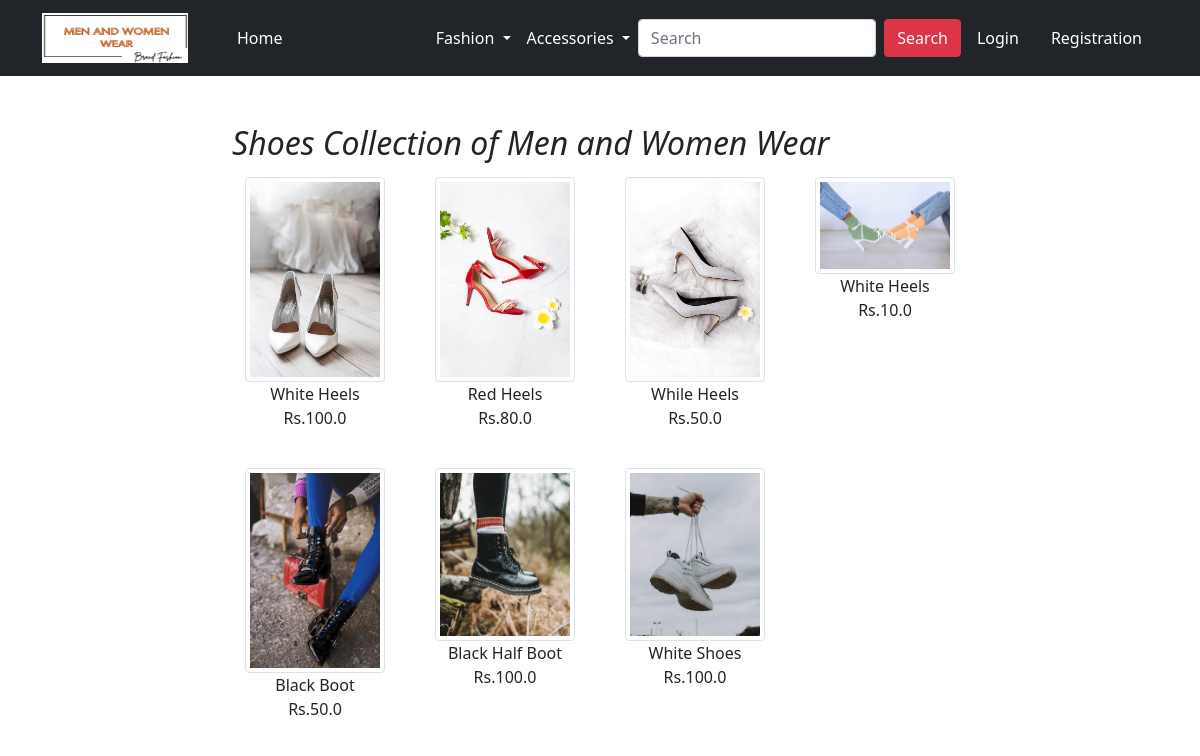
/shoes/, run on the app's committed database.
### app/models.py (models this page shows, shortened)
class Product(models.Model):
    title = models.CharField(max_length=100)
    price = models.FloatField()
    discounted_price = models.FloatField()
    description = models.TextField()
    category = models.CharField(choices = CATEGORY_CHOICES, max_length=2)
    product_image = models.ImageField(upload_to='productimg')

### app/views.py (the view)
# urls.py: path('shoes/', views.shoes, name='shoes'),
def shoes(request):
    totalitem = 0
    shoes = Product.objects.filter(category = 'S')
    if request.user.is_authenticated:
             totalitem = len(Cart.objects.filter(user=request.user))
    return render(request, 'app/shoes.html',{'shoes':shoes, 'totalitem':totalitem})

### app/templates/app/shoes.html (shortened to what this page needs)
{% extends 'app/base.html' %}
{% load static %}
{% block main-content %}
<div class="container my-5">
 <div class="row">
  <div class="col-sm-2">
  </div>
  <div class="col-sm-8">
      <div class="row">
        <h2 font-size="20px"><i>Shoes Collection of Men and Women Wear</i></h2>
        {% for product in shoes %}
        <div class= "col-sm-3 text-center mb-4">
          <a href= "{% url 'product-detail' product.id %}"
            class= "btn">
             <div class ="item">
                <img src="{{product.product_image.url}}" alt="" class="img-fluid img-thumbnail">
               <div class = "fw-blod">{{product.title}}</div>
               <div class = "fw-blod">Rs.{{product.discounted_price}}
               </div>
             </div>
              </a>
        </div>
        {% endfor %}
  </div>
 </div>
</div>
{% endblock main-content %}

### data on the page
Product: product_image (picture), title "White Heels", discounted_price "100.0"
Product: product_image (picture), title "Red Heels", discounted_price "80.0"
Product: product_image (picture), title "While Heels", discounted_price "50.0"
Product: product_image (picture), title "White Heels", discounted_price "10.0"
Product: product_image (picture), title "Black Boot", discounted_price "50.0"
Product: product_image (picture), title "Black Half Boot", discounted_price "100.0"
Product: product_image (picture), title "White Shoes", discounted_price "100.0"
